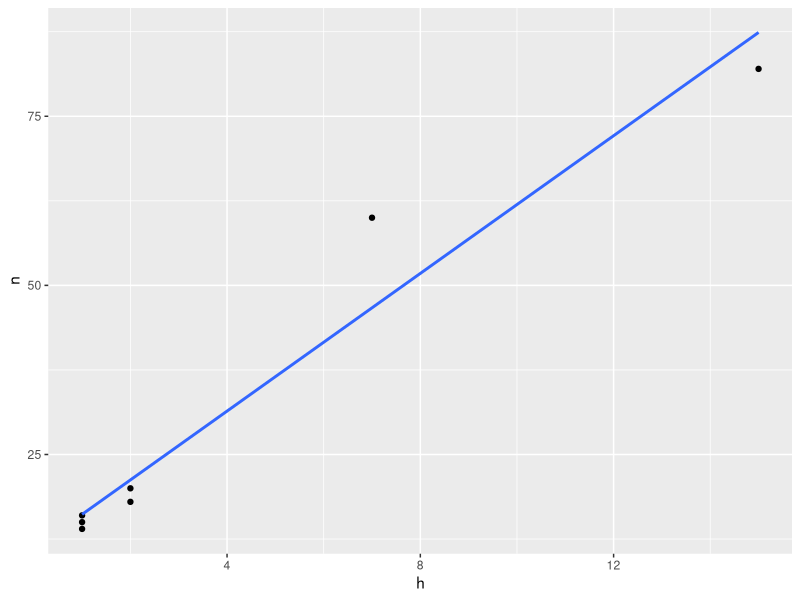

Here is the R script that generated this plot:

## Questão 1

# Horas de estudos semanais
h <- c(2, 7, 2, 1, 1, 1, 15)
# Notas semestrais
n <- c(18, 60, 20, 14, 15, 16, 82)

coeficiente <- sum((h - mean(h)) * (n - mean(n))) /
               (sqrt(sum((h - mean(h)) ^ 2)) * sqrt(sum((n - mean(n)) ^ 2)))

coeficiente
# [1] 0.9747042

library(ggplot2)
retas <- ggplot(mapping = aes(h, n)) +
         geom_point() +
         geom_smooth(se = FALSE, method = "lm")
retas

sxx <- sum(h * n) - (sum(n) * sum(h)) / length(h)
syy <- sum(h ^ 2) - (sum(h) ^ 2) / length(h)

beta_1 <- sxx / syy
beta_0 <- mean(n) - beta_1 * mean(h)

sqr <- sum((beta_0 + beta_1 * h - mean(n)) ^ 2)
sqt <- sum((n - mean(n)) ^ 2)
r2 <- sqr / sqt
r2
# [1] 0.9500482

## Questão 2

options(digits = 4)

## 90%
n <- 650
x <- 240
p <- x / n
alpha <- 0.1

z_alpha1 <- qnorm(alpha / 2, mean = 0, sd = 1, lower.tail = FALSE)
ic <- c(
    p - z_alpha1 * sqrt(p * (1 - p) / n),
    p + z_alpha1 * sqrt(p * (1 - p) / n)
)
ic # [1] 0.3381 0.4004

## 95%
n <- 650
x <- 240
p <- x / n
alpha <- 0.05

z_alpha1 <- qnorm(alpha / 2, mean = 0, sd = 1, lower.tail = FALSE)
ic <- c(
    p - z_alpha1 * sqrt(p * (1 - p) / n),
    p + z_alpha1 * sqrt(p * (1 - p) / n)
)
ic # [1] 0.3321 0.4063

## Questão 3

## 90%
options(digits = 8)

x_med <- 450
sigma <- 7
alpha <- 0.05
n <- 90

z_alpha5 <- qnorm(alpha / 2, mean = 0, sd = 1, lower.tail = FALSE)
ic <- c(
    x_med - z_alpha5 * sigma / sqrt(n),
    x_med + z_alpha5 * sigma / sqrt(n)
)
ic # [1] 448.55381 451.44619

## 95%
options(digits = 8)

x_med <- 450
sigma <- 7
alpha <- 0.1
n <- 90

z_alpha5 <- qnorm(alpha / 2, mean = 0, sd = 1, lower.tail = FALSE)
ic <- c(
    x_med - z_alpha5 * sigma / sqrt(n),
    x_med + z_alpha5 * sigma / sqrt(n)
)
ic # [1] 448.78632 451.21368